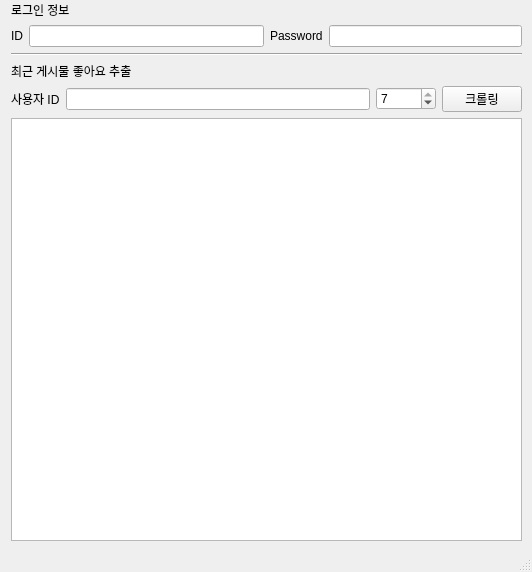
<?xml version="1.0" encoding="UTF-8"?>
<ui version="4.0">
 <class>InstagramCrawler</class>
 <widget class="QMainWindow" name="InstagramCrawler">
  <property name="geometry">
   <rect>
    <x>0</x>
    <y>0</y>
    <width>532</width>
    <height>572</height>
   </rect>
  </property>
  <property name="windowTitle">
   <string>InstagramCrawler</string>
  </property>
  <property name="documentMode">
   <bool>false</bool>
  </property>
  <widget class="QWidget" name="centralwidget">
   <widget class="QWidget" name="layoutWidget">
    <property name="geometry">
     <rect>
      <x>11</x>
      <y>1</y>
      <width>511</width>
      <height>540</height>
     </rect>
    </property>
    <layout class="QVBoxLayout" name="verticalLayout_5">
     <item>
      <layout class="QVBoxLayout" name="verticalLayout">
       <item>
        <widget class="QLabel" name="label_3">
         <property name="text">
          <string>로그인 정보</string>
         </property>
        </widget>
       </item>
       <item>
        <layout class="QHBoxLayout" name="horizontalLayout_4">
         <item>
          <layout class="QHBoxLayout" name="horizontalLayout">
           <item>
            <widget class="QLabel" name="label_id">
             <property name="text">
              <string>ID</string>
             </property>
            </widget>
           </item>
           <item>
            <widget class="QLineEdit" name="edit_id"/>
           </item>
          </layout>
         </item>
         <item>
          <layout class="QHBoxLayout" name="horizontalLayout_2">
           <item>
            <widget class="QLabel" name="label_pw">
             <property name="text">
              <string>Password</string>
             </property>
            </widget>
           </item>
           <item>
            <widget class="QLineEdit" name="edit_pw">
             <property name="echoMode">
              <enum>QLineEdit::Normal</enum>
             </property>
            </widget>
           </item>
          </layout>
         </item>
        </layout>
       </item>
      </layout>
     </item>
     <item>
      <layout class="QHBoxLayout" name="horizontalLayout_16"/>
     </item>
     <item>
      <widget class="Line" name="line">
       <property name="orientation">
        <enum>Qt::Horizontal</enum>
       </property>
      </widget>
     </item>
     <item>
      <layout class="QVBoxLayout" name="verticalLayout_2">
       <item>
        <widget class="QLabel" name="label_recent_title">
         <property name="text">
          <string>최근 게시물 좋아요 추출</string>
         </property>
        </widget>
       </item>
       <item>
        <layout class="QHBoxLayout" name="horizontalLayout_11">
         <item>
          <layout class="QHBoxLayout" name="horizontalLayout_5">
           <item>
            <widget class="QLabel" name="label_recent">
             <property name="text">
              <string>사용자 ID</string>
             </property>
            </widget>
           </item>
           <item>
            <widget class="QLineEdit" name="edit_target_id"/>
           </item>
          </layout>
         </item>
         <item>
          <widget class="QSpinBox" name="spin_target_count">
           <property name="minimumSize">
            <size>
             <width>60</width>
             <height>0</height>
            </size>
           </property>
           <property name="minimum">
            <number>1</number>
           </property>
           <property name="maximum">
            <number>7</number>
           </property>
           <property name="value">
            <number>7</number>
           </property>
          </widget>
         </item>
         <item>
          <widget class="QPushButton" name="btn_start_recent">
           <property name="text">
            <string>크롤링</string>
           </property>
          </widget>
         </item>
        </layout>
       </item>
      </layout>
     </item>
     <item>
      <layout class="QVBoxLayout" name="verticalLayout_4"/>
     </item>
     <item>
      <widget class="QTextBrowser" name="log_browser">
       <property name="html">
        <string>&lt;!DOCTYPE HTML PUBLIC &quot;-//W3C//DTD HTML 4.0//EN&quot; &quot;http://www.w3.org/TR/REC-html40/strict.dtd&quot;&gt;
&lt;html&gt;&lt;head&gt;&lt;meta name=&quot;qrichtext&quot; content=&quot;1&quot; /&gt;&lt;style type=&quot;text/css&quot;&gt;
p, li { white-space: pre-wrap; }
&lt;/style&gt;&lt;/head&gt;&lt;body style=&quot; font-family:'.AppleSystemUIFont'; font-size:13pt; font-weight:400; font-style:normal;&quot;&gt;
&lt;p style=&quot;-qt-paragraph-type:empty; margin-top:0px; margin-bottom:0px; margin-left:0px; margin-right:0px; -qt-block-indent:0; text-indent:0px;&quot;&gt;&lt;br /&gt;&lt;/p&gt;&lt;/body&gt;&lt;/html&gt;</string>
       </property>
      </widget>
     </item>
    </layout>
   </widget>
  </widget>
  <widget class="QStatusBar" name="statusbar"/>
 </widget>
 <resources/>
 <connections/>
</ui>
